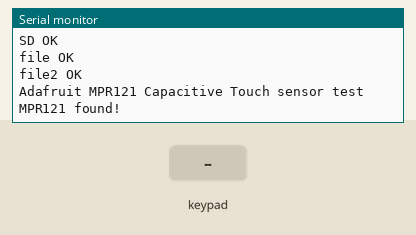
Recording of a sketch running on a simulated Arduino Leonardo, built with avr-gcc and run on an emulated ATmega32U4. Shown: the last lines printed to the serial monitor. The inputs (shaded band) are chosen by the test bench. Storage starts empty; USB keyboard and mouse output is not drawn.

Above: at 1.2 s.
1.3 s: key '0' pressed
At 2.6 s:
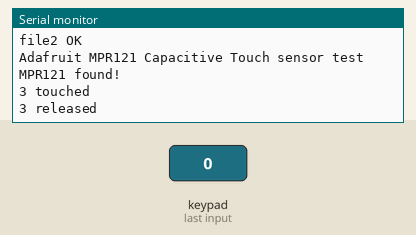
2.9 s: keypad keys 1 2 pressed 0.4 s apart
At 4.7 s:
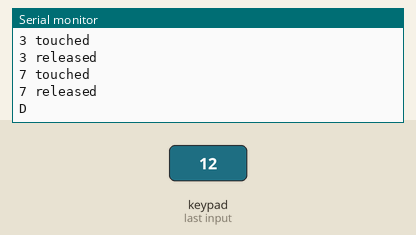
5.2 s: key '5' pressed
At 6.1 s:
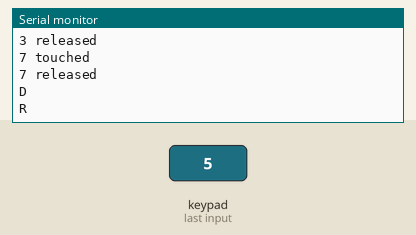
6.7 s: keypad keys 1 2 A pressed 0.4 s apart
At 6.83 s:
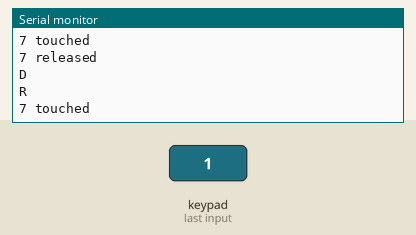
Timing chart, 0 to 9.7 s (numbered marks = the images above; inputs shaded):
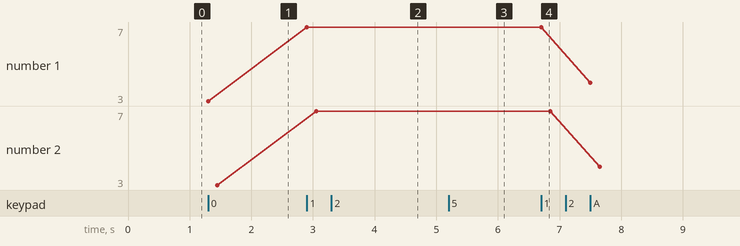

Measured:
- after the input at 1.3 s, the serial monitor: prints a new line at once (image 1)
- after the input at 2.9 s, the serial monitor: prints a new line at once (image 2)
- after the input at 5.2 s, the serial monitor: prints a new line at once (image 3)
- after the input at 6.7 s, the serial monitor: prints a new line at once (image 4)
- plotted number 1: 3 → 7 after the input at 2.9 s, 7 → 4 after the input at 6.7 s
- plotted number 2: 3 → 7 after the input at 2.9 s, 7 → 4 after the input at 6.7 s

The sketch:

keygrbb.ino
```cpp
#include <Keyboard.h>

#include <Wire.h>
#include "Adafruit_MPR121.h"

#include <string.h>
#define ti 20

#include<SD.h>

#ifndef _BV
#define _BV(bit) (1 << (bit))
#endif

// You can have up to 4 on one i2c bus but one is enough for testing!
Adafruit_MPR121 cap = Adafruit_MPR121();

// Keeps track of the last pins touched
// so we know when buttons are 'released'
uint16_t lasttouched = 0;
uint16_t currtouched = 0;
int tab[]={3,7,15,2,6,14,1,5,9,0,4,8};
File fichier,fichier2;
String filename="texte.txt";
String filename2="texto.txt";
char c; boolean written;


void keyboardprint ( String texte ){
  int i = 0;
  while (texte[i]!='\0'){
    if(texte[i]=='@'){
      Keyboard.write('"');
    }
    else if(texte[i]=='"'){
      Keyboard.write('@');
    }
    else if(texte[i]=='\\'){
      Keyboard.press(KEY_RIGHT_ALT);
      Keyboard.press(92);
    }
    else {
      Keyboard.write(texte[i]);
      }
    delay(ti);
    Keyboard.releaseAll();
    i++;
    }
  }


void setup() {
  //keyboard out
   pinMode(2, INPUT_PULLUP);
  Keyboard.begin();

  //Serial
  Serial.begin(9600);
  while (!Serial) { // needed to keep leonardo/micro from starting too fast!
    delay(10);
  }

  //SD
  while(! SD.begin(4)){
    delay(1000);
  }
  Serial.println("SD OK");

  //File1
  while( !(fichier=SD.open(filename,FILE_WRITE)) ){
    delay(1000);
  }
  Serial.println("file OK");

  //File2
  while( !(fichier2=SD.open(filename,FILE_WRITE)) ){
    delay(1000);
  }
  Serial.println("file2 OK");

  //keyboard in
  Serial.println("Adafruit MPR121 Capacitive Touch sensor test");

  // Default address is 0x5A, if tied to 3.3V its 0x5B
  // If tied to SDA its 0x5C and if SCL then 0x5D
  if (!cap.begin(0x5A)) {
    Serial.println("MPR121 not found, check wiring?");
    while (1);
  }
  Serial.println("MPR121 found!");
}


void loop() {
  // Get the currently touched pads
  currtouched = cap.touched();
  if(currtouched!=lasttouched){
    written=false;


    //effacement de la mémoire
    if ((currtouched & _BV(2)) && !(lasttouched & _BV(2)) ) {
      Serial.println("D");
      fichier.close();
      SD.remove(filename);
      fichier=SD.open(filename,FILE_WRITE);

      fichier2.close();
      SD.remove(filename2);
      fichier=SD.open(filename2,FILE_WRITE);
    }
    //récupération des entrées
    if ((currtouched & _BV(5)) && !(lasttouched & _BV(5))) {
      Serial.println("R");
      fichier.seek(0);
      while((c=fichier.read())!=-1){
        Keyboard.write(c);
      }
      Keyboard.write(KEY_RETURN);
      Keyboard.write(KEY_RETURN);

      fichier2.seek(0);
      while((c=fichier2.read())!=-1){
        Keyboard.write(c);
      }
    }


    for (uint8_t i=0; i<12; i++) {

      if(i==2 || i==5)i++;//ne pas traiter R et D

      // it if *is* touched and *wasnt* touched before, alert!
      if ((currtouched & _BV(i)) && !(lasttouched & _BV(i)) ) {
        Serial.print(tab[i]); Serial.println(" touched");
        c=('0'+tab[i]);
        fichier2.write('<');
        fichier2.write(c);
        fichier2.write('>');
        Keyboard.press(c);
      }

      // if it *was* touched and now *isnt*, alert!
      if (!(currtouched & _BV(i)) && (lasttouched & _BV(i)) ) {
        written=true;
        Serial.print(tab[i]); Serial.println(" released");
        c=('0'+tab[i]);
        fichier2.write('>');
        fichier2.write(c);
        fichier2.write('<');

        fichier.write(c);
        Keyboard.release(c);
      }
    }
    if(written){
      fichier.write('\n');
      fichier.flush();//force l'enregistrement physique des données
    }
    fichier2.write('\n');
    fichier2.flush();
  }


  // reset our state
  lasttouched = currtouched;

  // comment out this line for detailed data from the sensor!
  return;


  // debugging info, what
  Serial.print("\t\t\t\t\t\t\t\t\t\t\t\t\t 0x"); Serial.println(cap.touched(), HEX);
  Serial.print("Filt: ");
  for (uint8_t i=0; i<12; i++) {
    Serial.print(cap.filteredData(i)); Serial.print("\t");
  }
  Serial.println();
  Serial.print("Base: ");
  for (uint8_t i=0; i<12; i++) {
    Serial.print(cap.baselineData(i)); Serial.print("\t");
  }
  Serial.println();

  // put a delay so it isn't overwhelming
  delay(100);
}


// v released   >v<
// v pressed    <v>
```
